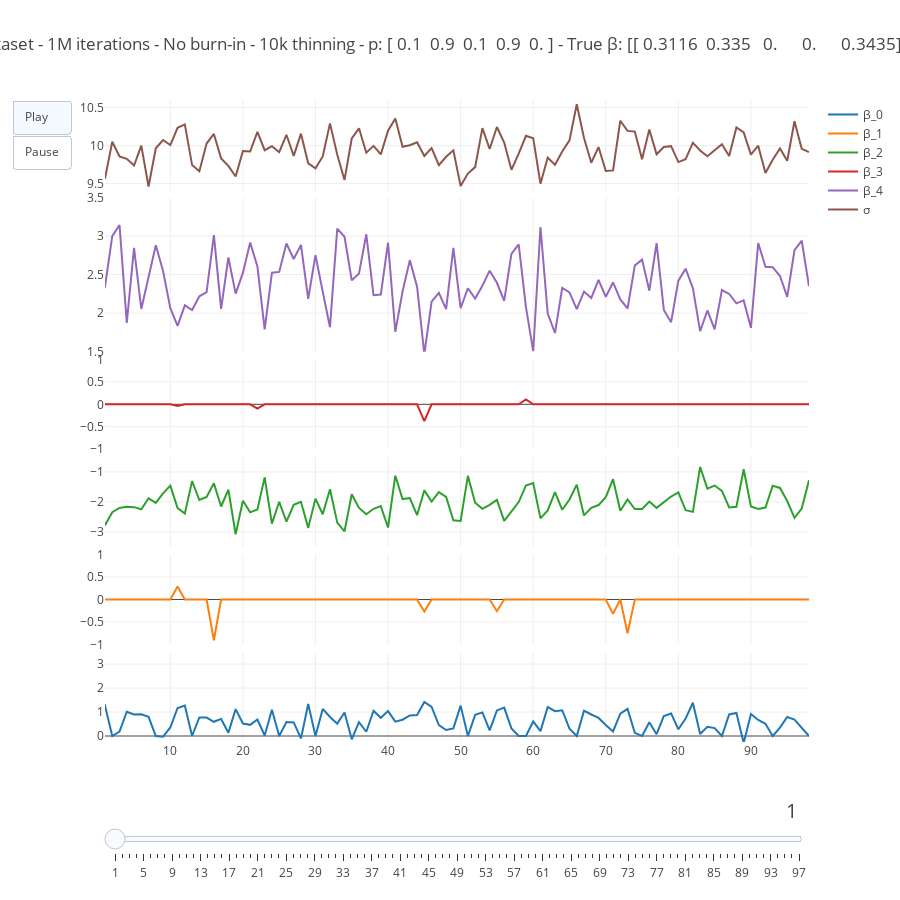

Here is the notebook cell this chart was saved with:
### Code cell
iplot(figure, show_link=False)

### Figure 1 — Plotly figure (JSON) as saved in the notebook; plotly's stock layout.template omitted (floating-point values rounded to 4 significant figures)
{"data": [{"name": "β_0", "x": [0, 1, 2, 3, 4, 5, 6, 7, 8, 9, 10, 11, 12, 13, 14, 15, 16, 17, 18, 19, 20, 21, 22, 23, 24, 25, 26, 27, 28, 29, 30, 31, 32, 33, 34, 35, 36, 37, 38, 39, 40, 41, 42, 43, 44, 45, 46, 47, 48, 49, 50, 51, 52, 53, 54, 55, 56, 57, 58, 59, 60, 61, 62, 63, 64, 65, 66, 67, 68, 69, 70, 71, 72, 73, 74, 75, 76, 77, 78, 79, 80, 81, 82, 83, 84, 85, 86, 87, 88, 89, 90, 91, 92, 93, 94, 95, 96, 97, 98], "xaxis": "x", "y": [1.014, 1.269, 0, 0.1853, 1.014, 0.8989, 0.9066, 0.8011, 0, -0.02949, 0.3559, 1.168, 1.271, 0, 0.7761, 0.768, 0.5926, 0.713, 0.1332, 1.12, 0.521, 0.4668, 0.6884, 0.02111, 1.094, 0, 0.5817, 0.5677, -0.1017, 1.336, 0, 1.131, 0.7942, 0.5149, 0.9791, -0.1359, 0.5765, 0.178, 1.054, 0.7594, 1.038, 0.6003, 0.68, 0.8575, 0.8748, 1.42, 1.213, 0.4592, 0.2504, 0.3166, 1.267, 0, 0.8823, 0.9844, 0.2338, 1.068, 1.183, 0.316, 0, 0, 0.6057, 0.2034, 1.207, 1.039, 1.075, 0.3036, 0, 1.056, 0.8973, 0.7545, 0.4592, 0.1897, 0.9317, 1.13, 0.1313, 0, 0.576, 0.07489, 0.8285, 0.9417, 0.2812, 0.7258, 1.388, 0.08207, 0.3828, 0.3281, 0, 0.8982, 0.9588, -0.2908, 0.9183, 0.6689, 0.5067, 0, 0.3479, 0.7907, 0.6852, 0.3307, 0]}, {"name": "β_1", "x": [0, 1, 2, 3, 4, 5, 6, 7, 8, 9, 10, 11, 12, 13, 14, 15, 16, 17, 18, 19, 20, 21, 22, 23, 24, 25, 26, 27, 28, 29, 30, 31, 32, 33, 34, 35, 36, 37, 38, 39, 40, 41, 42, 43, 44, 45, 46, 47, 48, 49, 50, 51, 52, 53, 54, 55, 56, 57, 58, 59, 60, 61, 62, 63, 64, 65, 66, 67, 68, 69, 70, 71, 72, 73, 74, 75, 76, 77, 78, 79, 80, 81, 82, 83, 84, 85, 86, 87, 88, 89, 90, 91, 92, 93, 94, 95, 96, 97, 98], "xaxis": "x", "y": [0, 0, 0, 0, 0, 0, 0, 0, 0, 0, 0, 0.2865, 0, 0, 0, 0, -0.9076, 0, 0, 0, 0, 0, 0, 0, 0, 0, 0, 0, 0, 0, 0, 0, 0, 0, 0, 0, 0, 0, 0, 0, 0, 0, 0, 0, 0, -0.269, 0, 0, 0, 0, 0, 0, 0, 0, 0, -0.2608, 0, 0, 0, 0, 0, 0, 0, 0, 0, 0, 0, 0, 0, 0, 0, -0.3213, 0, -0.7523, 0, 0, 0, 0, 0, 0, 0, 0, 0, 0, 0, 0, 0, 0, 0, 0, 0, 0, 0, 0, 0, 0, 0, 0, 0], "yaxis": "y2"}, {"name": "β_2", "x": [0, 1, 2, 3, 4, 5, 6, 7, 8, 9, 10, 11, 12, 13, 14, 15, 16, 17, 18, 19, 20, 21, 22, 23, 24, 25, 26, 27, 28, 29, 30, 31, 32, 33, 34, 35, 36, 37, 38, 39, 40, 41, 42, 43, 44, 45, 46, 47, 48, 49, 50, 51, 52, 53, 54, 55, 56, 57, 58, 59, 60, 61, 62, 63, 64, 65, 66, 67, 68, 69, 70, 71, 72, 73, 74, 75, 76, 77, 78, 79, 80, 81, 82, 83, 84, 85, 86, 87, 88, 89, 90, 91, 92, 93, 94, 95, 96, 97, 98], "xaxis": "x", "y": [-1.961, -2.784, -2.343, -2.203, -2.162, -2.176, -2.247, -1.88, -2.033, -1.718, -1.456, -2.207, -2.386, -1.308, -1.937, -1.835, -1.381, -2.154, -1.589, -3.079, -1.963, -2.35, -2.254, -1.183, -2.726, -1.997, -2.659, -2.098, -1.996, -2.867, -1.891, -2.412, -1.577, -2.691, -2.981, -1.745, -2.203, -2.411, -2.231, -2.142, -2.855, -1.126, -1.905, -1.87, -2.444, -1.614, -1.987, -1.674, -1.831, -2.616, -2.635, -1.132, -2.028, -2.231, -2.101, -1.932, -2.633, -2.311, -2.007, -1.451, -1.372, -2.55, -2.284, -1.671, -2.264, -1.922, -1.425, -2.451, -2.201, -2.105, -1.841, -1.241, -2.293, -1.919, -2.239, -2.234, -1.99, -2.199, -2.001, -1.823, -1.686, -2.275, -2.333, -0.8353, -1.556, -1.454, -1.63, -2.184, -2.162, -0.9084, -2.152, -2.237, -2.189, -1.463, -1.534, -1.972, -2.534, -2.222, -1.276], "yaxis": "y3"}, {"name": "β_3", "x": [0, 1, 2, 3, 4, 5, 6, 7, 8, 9, 10, 11, 12, 13, 14, 15, 16, 17, 18, 19, 20, 21, 22, 23, 24, 25, 26, 27, 28, 29, 30, 31, 32, 33, 34, 35, 36, 37, 38, 39, 40, 41, 42, 43, 44, 45, 46, 47, 48, 49, 50, 51, 52, 53, 54, 55, 56, 57, 58, 59, 60, 61, 62, 63, 64, 65, 66, 67, 68, 69, 70, 71, 72, 73, 74, 75, 76, 77, 78, 79, 80, 81, 82, 83, 84, 85, 86, 87, 88, 89, 90, 91, 92, 93, 94, 95, 96, 97, 98], "xaxis": "x", "y": [0, 0, 0, 0, 0, 0, 0, 0, 0, 0, 0, -0.03641, 0, 0, 0, 0, 0, 0, 0, 0, 0, 0, -0.09328, 0, 0, 0, 0, 0, 0, 0, 0, 0, 0, 0, 0, 0, 0, 0, 0, 0, 0, 0, 0, 0, 0, -0.372, 0, 0, 0, 0, 0, 0, 0, 0, 0, 0, 0, 0, 0, 0.1078, 0, 0, 0, 0, 0, 0, 0, 0, 0, 0, 0, 0, 0, 0, 0, 0, 0, 0, 0, 0, 0, 0, 0, 0, 0, 0, 0, 0, 0, 0, 0, 0, 0, 0, 0, 0, 0, 0, 0], "yaxis": "y4"}, {"name": "β_4", "x": [0, 1, 2, 3, 4, 5, 6, 7, 8, 9, 10, 11, 12, 13, 14, 15, 16, 17, 18, 19, 20, 21, 22, 23, 24, 25, 26, 27, 28, 29, 30, 31, 32, 33, 34, 35, 36, 37, 38, 39, 40, 41, 42, 43, 44, 45, 46, 47, 48, 49, 50, 51, 52, 53, 54, 55, 56, 57, 58, 59, 60, 61, 62, 63, 64, 65, 66, 67, 68, 69, 70, 71, 72, 73, 74, 75, 76, 77, 78, 79, 80, 81, 82, 83, 84, 85, 86, 87, 88, 89, 90, 91, 92, 93, 94, 95, 96, 97, 98], "xaxis": "x", "y": [2.12, 2.347, 2.999, 3.144, 1.874, 2.848, 2.055, 2.453, 2.88, 2.549, 2.064, 1.834, 2.101, 2.041, 2.219, 2.272, 3.012, 2.057, 2.722, 2.253, 2.523, 2.918, 2.604, 1.789, 2.525, 2.535, 2.904, 2.703, 2.886, 2.185, 2.752, 2.28, 1.817, 3.098, 2.992, 2.425, 2.514, 3.023, 2.232, 2.242, 2.914, 1.757, 2.281, 2.688, 2.342, 1.468, 2.15, 2.265, 2.052, 2.848, 2.065, 2.323, 2.189, 2.356, 2.551, 2.394, 2.16, 2.769, 2.894, 2.077, 1.506, 3.116, 1.995, 1.742, 2.329, 2.27, 2.052, 2.28, 2.197, 2.431, 2.212, 2.398, 2.178, 2.06, 2.618, 2.695, 2.291, 2.908, 2.042, 1.883, 2.422, 2.577, 2.324, 1.767, 2.035, 1.789, 2.299, 2.249, 2.127, 2.165, 1.81, 2.91, 2.601, 2.596, 2.482, 2.211, 2.816, 2.94, 2.348], "yaxis": "y5"}, {"name": "σ", "x": [0, 1, 2, 3, 4, 5, 6, 7, 8, 9, 10, 11, 12, 13, 14, 15, 16, 17, 18, 19, 20, 21, 22, 23, 24, 25, 26, 27, 28, 29, 30, 31, 32, 33, 34, 35, 36, 37, 38, 39, 40, 41, 42, 43, 44, 45, 46, 47, 48, 49, 50, 51, 52, 53, 54, 55, 56, 57, 58, 59, 60, 61, 62, 63, 64, 65, 66, 67, 68, 69, 70, 71, 72, 73, 74, 75, 76, 77, 78, 79, 80, 81, 82, 83, 84, 85, 86, 87, 88, 89, 90, 91, 92, 93, 94, 95, 96, 97, 98], "xaxis": "x", "y": [9.993, 9.567, 10.05, 9.857, 9.826, 9.736, 9.999, 9.462, 9.964, 10.07, 10.01, 10.23, 10.28, 9.744, 9.662, 10.03, 10.15, 9.832, 9.732, 9.592, 9.929, 9.921, 10.18, 9.939, 9.992, 9.913, 10.14, 9.864, 10.16, 9.767, 9.701, 9.857, 10.29, 9.88, 9.548, 10.09, 10.23, 9.906, 9.996, 9.884, 10.2, 10.36, 9.984, 10.01, 10.04, 9.864, 9.968, 9.743, 9.853, 9.937, 9.467, 9.632, 9.717, 10.23, 9.956, 10.24, 10.04, 9.681, 9.895, 10.13, 10.1, 9.498, 9.842, 9.747, 9.923, 10.07, 10.54, 10.1, 9.774, 9.98, 9.665, 9.673, 10.33, 10.19, 10.18, 9.82, 10.21, 9.885, 9.982, 9.992, 9.783, 9.821, 10.04, 9.936, 9.859, 9.942, 10.02, 9.864, 10.24, 10.17, 9.881, 9.999, 9.638, 9.813, 9.962, 9.799, 10.32, 9.957, 9.915], "yaxis": "y6"}], "layout": {"height": 900, "sliders": [{"active": 0, "currentvalue": {"font": {"size": 20}, "visible": true, "xanchor": "right"}, "len": 1, "pad": {"b": 10, "t": 50}, "steps": [{"args": [[1], {"frame": {"duration": 300, "redraw": false}, "mode": "immediate", "transition": {"duration": 300}}], "label": 1, "method": "animate"}, {"args": [[2], {"frame": {"duration": 300, "redraw": false}, "mode": "immediate", "transition": {"duration": 300}}], "label": 2, "method": "animate"}, {"args": [[3], {"frame": {"duration": 300, "redraw": false}, "mode": "immediate", "transition": {"duration": 300}}], "label": 3, "method": "animate"}, {"args": [[4], {"frame": {"duration": 300, "redraw": false}, "mode": "immediate", "transition": {"duration": 300}}], "label": 4, "method": "animate"}, {"args": [[5], {"frame": {"duration": 300, "redraw": false}, "mode": "immediate", "transition": {"duration": 300}}], "label": 5, "method": "animate"}, {"args": [[6], {"frame": {"duration": 300, "redraw": false}, "mode": "immediate", "transition": {"duration": 300}}], "label": 6, "method": "animate"}, {"args": [[7], {"frame": {"duration": 300, "redraw": false}, "mode": "immediate", "transition": {"duration": 300}}], "label": 7, "method": "animate"}, {"args": [[8], {"frame": {"duration": 300, "redraw": false}, "mode": "immediate", "transition": {"duration": 300}}], "label": 8, "method": "animate"}, {"args": [[9], {"frame": {"duration": 300, "redraw": false}, "mode": "immediate", "transition": {"duration": 300}}], "label": 9, "method": "animate"}, {"args": [[10], {"frame": {"duration": 300, "redraw": false}, "mode": "immediate", "transition": {"duration": 300}}], "label": 10, "method": "animate"}, {"args": [[11], {"frame": {"duration": 300, "redraw": false}, "mode": "immediate", "transition": {"duration": 300}}], "label": 11, "method": "animate"}, {"args": [[12], {"frame": {"duration": 300, "redraw": false}, "mode": "immediate", "transition": {"duration": 300}}], "label": 12, "method": "animate"}, {"args": [[13], {"frame": {"duration": 300, "redraw": false}, "mode": "immediate", "transition": {"duration": 300}}], "label": 13, "method": "animate"}, {"args": [[14], {"frame": {"duration": 300, "redraw": false}, "mode": "immediate", "transition": {"duration": 300}}], "label": 14, "method": "animate"}, {"args": [[15], {"frame": {"duration": 300, "redraw": false}, "mode": "immediate", "transition": {"duration": 300}}], "label": 15, "method": "animate"}, {"args": [[16], {"frame": {"duration": 300, "redraw": false}, "mode": "immediate", "transition": {"duration": 300}}], "label": 16, "method": "animate"}, {"args": [[17], {"frame": {"duration": 300, "redraw": false}, "mode": "immediate", "transition": {"duration": 300}}], "label": 17, "method": "animate"}, {"args": [[18], {"frame": {"duration": 300, "redraw": false}, "mode": "immediate", "transition": {"duration": 300}}], "label": 18, "method": "animate"}, {"args": [[19], {"frame": {"duration": 300, "redraw": false}, "mode": "immediate", "transition": {"duration": 300}}], "label": 19, "method": "animate"}, {"args": [[20], {"frame": {"duration": 300, "redraw": false}, "mode": "immediate", "transition": {"duration": 300}}], "label": 20, "method": "animate"}, {"args": [[21], {"frame": {"duration": 300, "redraw": false}, "mode": "immediate", "transition": {"duration": 300}}], "label": 21, "method": "animate"}, {"args": [[22], {"frame": {"duration": 300, "redraw": false}, "mode": "immediate", "transition": {"duration": 300}}], "label": 22, "method": "animate"}, {"args": [[23], {"frame": {"duration": 300, "redraw": false}, "mode": "immediate", "transition": {"duration": 300}}], "label": 23, "method": "animate"}, {"args": [[24], {"frame": {"duration": 300, "redraw": false}, "mode": "immediate", "transition": {"duration": 300}}], "label": 24, "method": "animate"}, {"args": [[25], {"frame": {"duration": 300, "redraw": false}, "mode": "immediate", "transition": {"duration": 300}}], "label": 25, "method": "animate"}, {"args": [[26], {"frame": {"duration": 300, "redraw": false}, "mode": "immediate", "transition": {"duration": 300}}], "label": 26, "method": "animate"}, {"args": [[27], {"frame": {"duration": 300, "redraw": false}, "mode": "immediate", "transition": {"duration": 300}}], "label": 27, "method": "animate"}, {"args": [[28], {"frame": {"duration": 300, "redraw": false}, "mode": "immediate", "transition": {"duration": 300}}], "label": 28, "method": "animate"}, {"args": [[29], {"frame": {"duration": 300, "redraw": false}, "mode": "immediate", "transition": {"duration": 300}}], "label": 29, "method": "animate"}, {"args": [[30], {"frame": {"duration": 300, "redraw": false}, "mode": "immediate", "transition": {"duration": 300}}], "label": 30, "method": "animate"}, {"args": [[31], {"frame": {"duration": 300, "redraw": false}, "mode": "immediate", "transition": {"duration": 300}}], "label": 31, "method": "animate"}, {"args": [[32], {"frame": {"duration": 300, "redraw": false}, "mode": "immediate", "transition": {"duration": 300}}], "label": 32, "method": "animate"}, {"args": [[33], {"frame": {"duration": 300, "redraw": false}, "mode": "immediate", "transition": {"duration": 300}}], "label": 33, "method": "animate"}, {"args": [[34], {"frame": {"duration": 300, "redraw": false}, "mode": "immediate", "transition": {"duration": 300}}], "label": 34, "method": "animate"}, {"args": [[35], {"frame": {"duration": 300, "redraw": false}, "mode": "immediate", "transition": {"duration": 300}}], "label": 35, "method": "animate"}, {"args": [[36], {"frame": {"duration": 300, "redraw": false}, "mode": "immediate", "transition": {"duration": 300}}], "label": 36, "method": "animate"}, {"args": [[37], {"frame": {"duration": 300, "redraw": false}, "mode": "immediate", "transition": {"duration": 300}}], "label": 37, "method": "animate"}, {"args": [[38], {"frame": {"duration": 300, "redraw": false}, "mode": "immediate", "transition": {"duration": 300}}], "label": 38, "method": "animate"}, {"args": [[39], {"frame": {"duration": 300, "redraw": false}, "mode": "immediate", "transition": {"duration": 300}}], "label": 39, "method": "animate"}, {"args": [[40], {"frame": {"duration": 300, "redraw": false}, "mode": "immediate", "transition": {"duration": 300}}], "label": 40, "method": "animate"}, {"args": [[41], {"frame": {"duration": 300, "redraw": false}, "mode": "immediate", "transition": {"duration": 300}}], "label": 41, "method": "animate"}, {"args": [[42], {"frame": {"duration": 300, "redraw": false}, "mode": "immediate", "transition": {"duration": 300}}], "label": 42, "method": "animate"}, {"args": [[43], {"frame": {"duration": 300, "redraw": false}, "mode": "immediate", "transition": {"duration": 300}}], "label": 43, "method": "animate"}, {"args": [[44], {"frame": {"duration": 300, "redraw": false}, "mode": "immediate", "transition": {"duration": 300}}], "label": 44, "method": "animate"}, {"args": [[45], {"frame": {"duration": 300, "redraw": false}, "mode": "immediate", "transition": {"duration": 300}}], "label": 45, "method": "animate"}, {"args": [[46], {"frame": {"duration": 300, "redraw": false}, "mode": "immediate", "transition": {"duration": 300}}], "label": 46, "method": "animate"}, {"args": [[47], {"frame": {"duration": 300, "redraw": false}, "mode": "immediate", "transition": {"duration": 300}}], "label": 47, "method": "animate"}, {"args": [[48], {"frame": {"duration": 300, "redraw": false}, "mode": "immediate", "transition": {"duration": 300}}], "label": 48, "method": "animate"}, {"args": [[49], {"frame": {"duration": 300, "redraw": false}, "mode": "immediate", "transition": {"duration": 300}}], "label": 49, "method": "animate"}, {"args": [[50], {"frame": {"duration": 300, "redraw": false}, "mode": "immediate", "transition": {"duration": 300}}], "label": 50, "method": "animate"}, {"args": [[51], {"frame": {"duration": 300, "redraw": false}, "mode": "immediate", "transition": {"duration": 300}}], "label": 51, "method": "animate"}, {"args": [[52], {"frame": {"duration": 300, "redraw": false}, "mode": "immediate", "transition": {"duration": 300}}], "label": 52, "method": "animate"}, {"args": [[53], {"frame": {"duration": 300, "redraw": false}, "mode": "immediate", "transition": {"duration": 300}}], "label": 53, "method": "animate"}, {"args": [[54], {"frame": {"duration": 300, "redraw": false}, "mode": "immediate", "transition": {"duration": 300}}], "label": 54, "method": "animate"}, {"args": [[55], {"frame": {"duration": 300, "redraw": false}, "mode": "immediate", "transition": {"duration": 300}}], "label": 55, "method": "animate"}, {"args": [[56], {"frame": {"duration": 300, "redraw": false}, "mode": "immediate", "transition": {"duration": 300}}], "label": 56, "method": "animate"}, {"args": [[57], {"frame": {"duration": 300, "redraw": false}, "mode": "immediate", "transition": {"duration": 300}}], "label": 57, "method": "animate"}, {"args": [[58], {"frame": {"duration": 300, "redraw": false}, "mode": "immediate", "transition": {"duration": 300}}], "label": 58, "method": "animate"}, {"args": [[59], {"frame": {"duration": 300, "redraw": false}, "mode": "immediate", "transition": {"duration": 300}}], "label": 59, "method": "animate"}, {"args": [[60], {"frame": {"duration": 300, "redraw": false}, "mode": "immediate", "transition": {"duration": 300}}], "label": 60, "method": "animate"}, {"args": [[61], {"frame": {"duration": 300, "redraw": false}, "mode": "immediate", "transition": {"duration": 300}}], "label": 61, "method": "animate"}, {"args": [[62], {"frame": {"duration": 300, "redraw": false}, "mode": "immediate", "transition": {"duration": 300}}], "label": 62, "method": "animate"}, {"args": [[63], {"frame": {"duration": 300, "redraw": false}, "mode": "immediate", "transition": {"duration": 300}}], "label": 63, "method": "animate"}, {"args": [[64], {"frame": {"duration": 300, "redraw": false}, "mode": "immediate", "transition": {"duration": 300}}], "label": 64, "method": "animate"}, {"args": [[65], {"frame": {"duration": 300, "redraw": false}, "mode": "immediate", "transition": {"duration": 300}}], "label": 65, "method": "animate"}, {"args": [[66], {"frame": {"duration": 300, "redraw": false}, "mode": "immediate", "transition": {"duration": 300}}], "label": 66, "method": "animate"}, {"args": [[67], {"frame": {"duration": 300, "redraw": false}, "mode": "immediate", "transition": {"duration": 300}}], "label": 67, "method": "animate"}, {"args": [[68], {"frame": {"duration": 300, "redraw": false}, "mode": "immediate", "transition": {"duration": 300}}], "label": 68, "method": "animate"}, {"args": [[69], {"frame": {"duration": 300, "redraw": false}, "mode": "immediate", "transition": {"duration": 300}}], "label": 69, "method": "animate"}, {"args": [[70], {"frame": {"duration": 300, "redraw": false}, "mode": "immediate", "transition": {"duration": 300}}], "label": 70, "method": "animate"}, {"args": [[71], {"frame": {"duration": 300, "redraw": false}, "mode": "immediate", "transition": {"duration": 300}}], "label": 71, "method": "animate"}, {"args": [[72], {"frame": {"duration": 300, "redraw": false}, "mode": "immediate", "transition": {"duration": 300}}], "label": 72, "method": "animate"}, {"args": [[73], {"frame": {"duration": 300, "redraw": false}, "mode": "immediate", "transition": {"duration": 300}}], "label": 73, "method": "animate"}, {"args": [[74], {"frame": {"duration": 300, "redraw": false}, "mode": "immediate", "transition": {"duration": 300}}], "label": 74, "method": "animate"}, {"args": [[75], {"frame": {"duration": 300, "redraw": false}, "mode": "immediate", "transition": {"duration": 300}}], "label": 75, "method": "animate"}, {"args": [[76], {"frame": {"duration": 300, "redraw": false}, "mode": "immediate", "transition": {"duration": 300}}], "label": 76, "method": "animate"}, {"args": [[77], {"frame": {"duration": 300, "redraw": false}, "mode": "immediate", "transition": {"duration": 300}}], "label": 77, "method": "animate"}, {"args": [[78], {"frame": {"duration": 300, "redraw": false}, "mode": "immediate", "transition": {"duration": 300}}], "label": 78, "method": "animate"}, {"args": [[79], {"frame": {"duration": 300, "redraw": false}, "mode": "immediate", "transition": {"duration": 300}}], "label": 79, "method": "animate"}, {"args": [[80], {"frame": {"duration": 300, "redraw": false}, "mode": "immediate", "transition": {"duration": 300}}], "label": 80, "method": "animate"}, {"args": [[81], {"frame": {"duration": 300, "redraw": false}, "mode": "immediate", "transition": {"duration": 300}}], "label": 81, "method": "animate"}, {"args": [[82], {"frame": {"duration": 300, "redraw": false}, "mode": "immediate", "transition": {"duration": 300}}], "label": 82, "method": "animate"}, {"args": [[83], {"frame": {"duration": 300, "redraw": false}, "mode": "immediate", "transition": {"duration": 300}}], "label": 83, "method": "animate"}, {"args": [[84], {"frame": {"duration": 300, "redraw": false}, "mode": "immediate", "transition": {"duration": 300}}], "label": 84, "method": "animate"}, {"args": [[85], {"frame": {"duration": 300, "redraw": false}, "mode": "immediate", "transition": {"duration": 300}}], "label": 85, "method": "animate"}, {"args": [[86], {"frame": {"duration": 300, "redraw": false}, "mode": "immediate", "transition": {"duration": 300}}], "label": 86, "method": "animate"}, {"args": [[87], {"frame": {"duration": 300, "redraw": false}, "mode": "immediate", "transition": {"duration": 300}}], "label": 87, "method": "animate"}, {"args": [[88], {"frame": {"duration": 300, "redraw": false}, "mode": "immediate", "transition": {"duration": 300}}], "label": 88, "method": "animate"}, {"args": [[89], {"frame": {"duration": 300, "redraw": false}, "mode": "immediate", "transition": {"duration": 300}}], "label": 89, "method": "animate"}, {"args": [[90], {"frame": {"duration": 300, "redraw": false}, "mode": "immediate", "transition": {"duration": 300}}], "label": 90, "method": "animate"}, {"args": [[91], {"frame": {"duration": 300, "redraw": false}, "mode": "immediate", "transition": {"duration": 300}}], "label": 91, "method": "animate"}, {"args": [[92], {"frame": {"duration": 300, "redraw": false}, "mode": "immediate", "transition": {"duration": 300}}], "label": 92, "method": "animate"}, {"args": [[93], {"frame": {"duration": 300, "redraw": false}, "mode": "immediate", "transition": {"duration": 300}}], "label": 93, "method": "animate"}, {"args": [[94], {"frame": {"duration": 300, "redraw": false}, "mode": "immediate", "transition": {"duration": 300}}], "label": 94, "method": "animate"}, {"args": [[95], {"frame": {"duration": 300, "redraw": false}, "mode": "immediate", "transition": {"duration": 300}}], "label": 95, "method": "animate"}, {"args": [[96], {"frame": {"duration": 300, "redraw": false}, "mode": "immediate", "transition": {"duration": 300}}], "label": 96, "method": "animate"}, {"args": [[97], {"frame": {"duration": 300, "redraw": false}, "mode": "immediate", "transition": {"duration": 300}}], "label": 97, "method": "animate"}], "transition": {"duration": 300, "easing": "cubic-in-out"}, "x": 0, "xanchor": "left", "y": 0, "yanchor": "top"}], "title": "Synthetic dataset - 1M iterations - No burn-in - 10k thinning - p: [ 0.1  0.9  0.1  0.9  0. ] - True β: [[ 0.3116  0.335   0.      0.      0.3435]] - True σ: 10", "updatemenus": [{"buttons": [{"args": [null, {"frame": {"duration": 500, "redraw": false}, "fromcurrent": true, "transition": {"duration": 300, "easing": "quadratic-in-out"}}], "label": "Play", "method": "animate"}, {"args": [[null], {"frame": {"duration": 0, "redraw": false}, "mode": "immediate", "transition": {"duration": 0}}], "label": "Pause", "method": "animate"}], "type": "buttons"}], "xaxis": {"autorange": false, "range": [1, 98]}, "yaxis": {"domain": [0, 0.14], "range": [-0.25, 3.5]}, "yaxis2": {"domain": [0.152, 0.292], "range": [-1, 1]}, "yaxis3": {"domain": [0.304, 0.444], "range": [-3.5, -0.5]}, "yaxis4": {"domain": [0.456, 0.596], "range": [-1, 1]}, "yaxis5": {"domain": [0.608, 0.848], "range": [1.5, 3.5]}, "yaxis6": {"domain": [0.858, 1], "range": [9.4, 10.6]}}}
